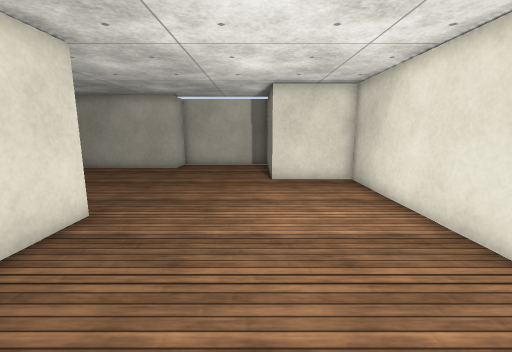
[1] (above)

17 first-person views from a walk through a 3-D level made in the Unity game engine. The camera is 1.2 m above the floor, tilts 10° down and sees 90° across. The floor is counted in squares, 0.5 m on a side. Each view is taken from the middle of a square. On the plan, view 1 faces up. The plan holds only what a view shows up to about 17 squares ahead; the rest is blank. The place goes on beyond the plan. The player character is not drawn. Surface patterns are stand-ins for the level's own textures.

[2]
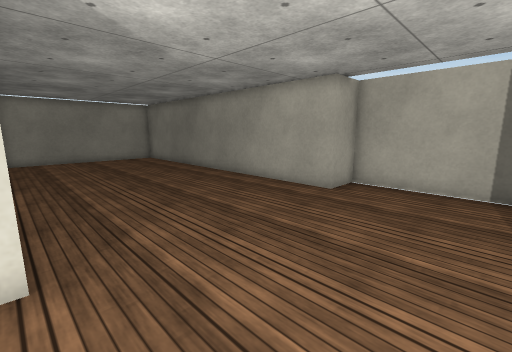

[3]
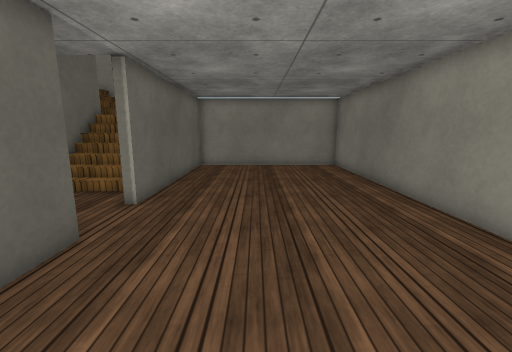

[4]
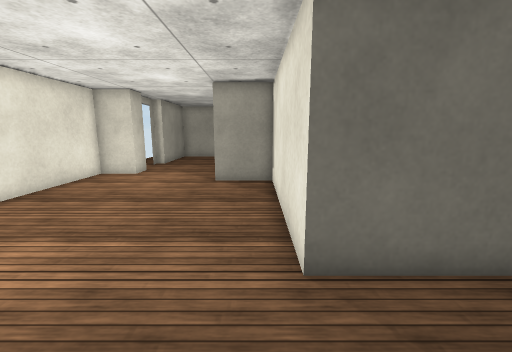

[5]
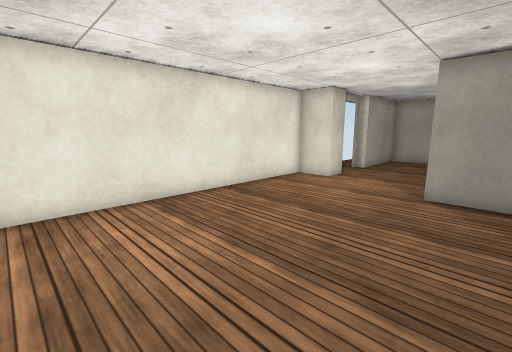

[6]
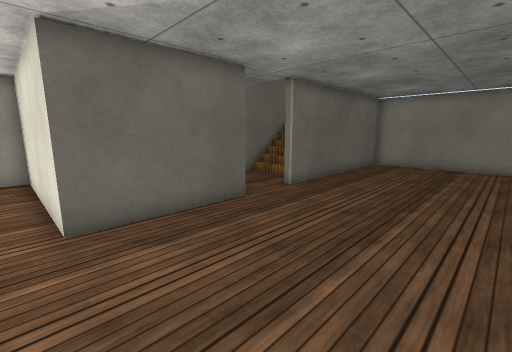

[7]
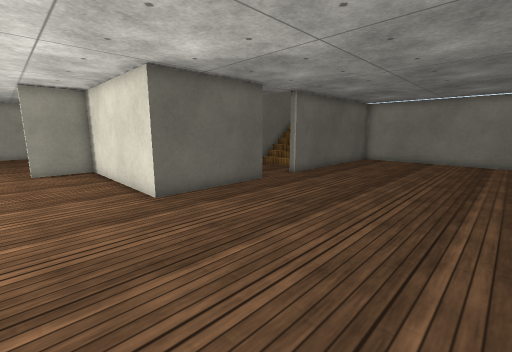

[8]
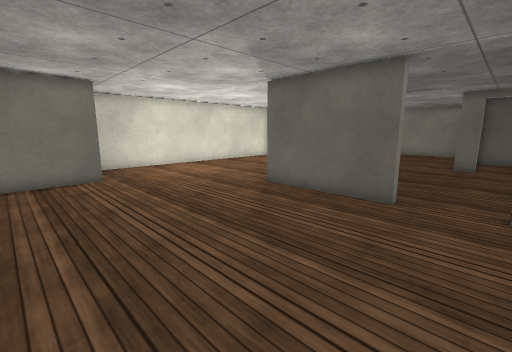

[9]
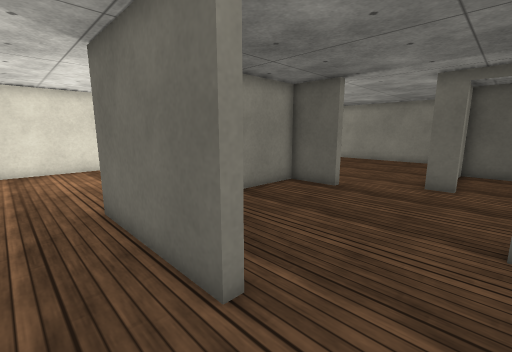

[10]
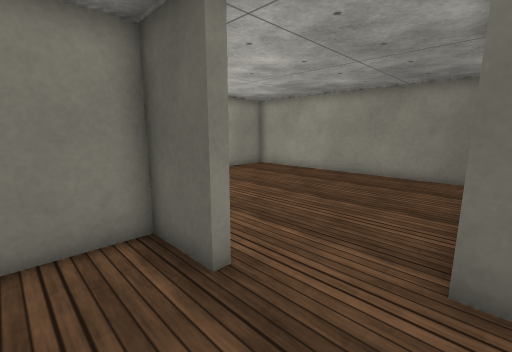

[11]
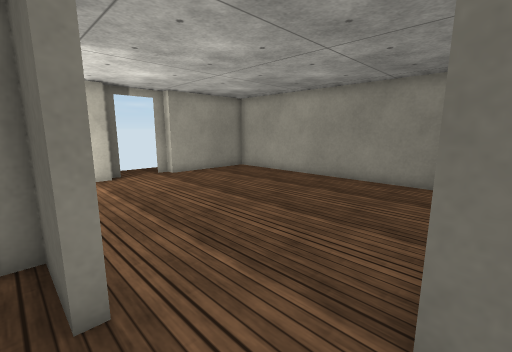

[12]
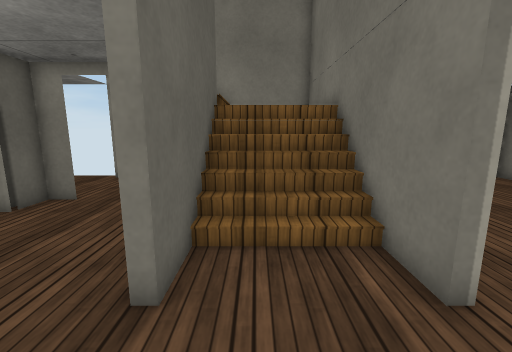

[13]
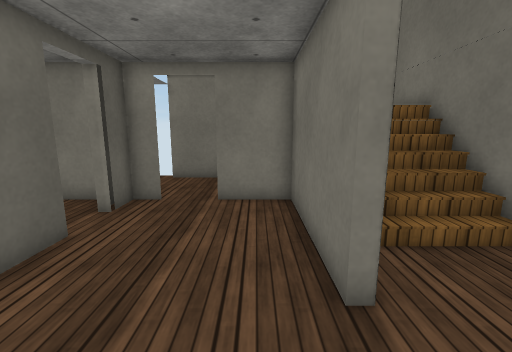

[14]
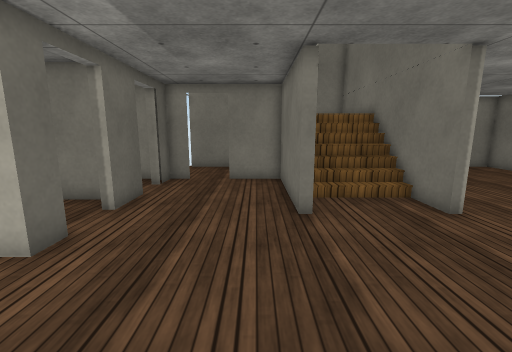

[15]
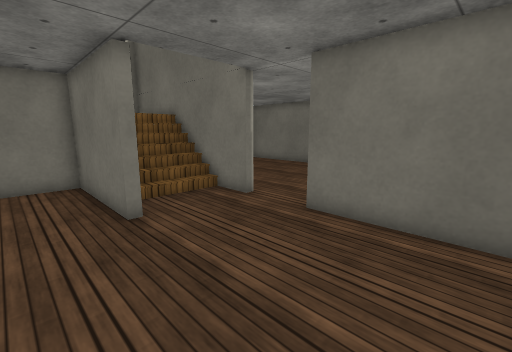

[16]
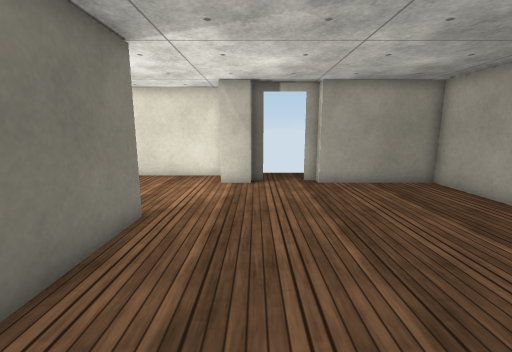

[17]
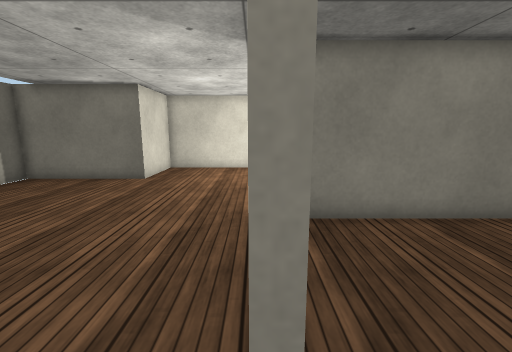

### Floor plan
Ten units are one square. View 1 is at (0, 0); x grows to the right and y downward. Boxes are objects, and circles mark ways between rooms. Rooms are numbered by the first view taken in them; rooms with no view inside come last. Other rooms are left out.
<svg viewBox="-237 -192 290 331">
<path fill="none" stroke="#000" d="M-104 -67 -104 -71 -48 -71 -48 14 -20 14M-224 -71 -132 -71 -132 -67M28 33 48 33 48 -126 8 -126 8 -187 -52 -187 -52 -167 -232 -167 -232 -72M-132 -67 -232 -67 -232 -22M-116 33 -106 33M-76 19 -76 14 -52 14 -52 -56M-156 33 -136 33M-194 -27 -132 -27 -132 -23 -188 -23 -188 4M-58 -67 -104 -67M-188 23 -188 33 -174 33M-188 37 -178 37M-20 18 -61 18M28 49 28 33M34 54 34 48M-98 134 28 134 28 80M-106 33 -106 39"/>
<circle cx="-120" cy="-70" r="3" fill="#2a7"/>
<circle cx="0" cy="30" r="3" fill="#2a7"/>
<circle cx="-85" cy="35" r="3" fill="#2a7"/>
<text x="-70" y="-90">1</text>
<text x="-120" y="-20">2</text>
<text x="-40" y="80">3</text>
</svg>
Room 1 opens to room 2. Room 1 opens to room 3. Room 2 opens to room 3.

Where each view was taken, in squares from view 1:
view 1: 0 up, 0 right, facing up
view 2: 7 up, 0 right, facing up-left
view 3: 11 up, 5 left, facing left
view 4: 11 up, 4 left, facing down
view 5: 9 up, 4 left, facing down-right
view 6: 14 up, 4 left, facing down-left
view 7: 16 up, 1 left, facing down-left
view 8: 16 up, 13 left, facing down-right
view 9: 9 up, 13 left, facing down-right
view 10: 1 up, 11 left, facing down-right
view 11: 1 down, 11 left, facing down-right
view 12: 4 up, 10 left, facing left
view 13: 1 up, 10 left, facing left
view 14: 1 up, 6 left, facing left
view 15: 0 up, 6 left, facing up-left
view 16: 5 down, 9 left, facing right
view 17: 7 up, 12 left, facing right
